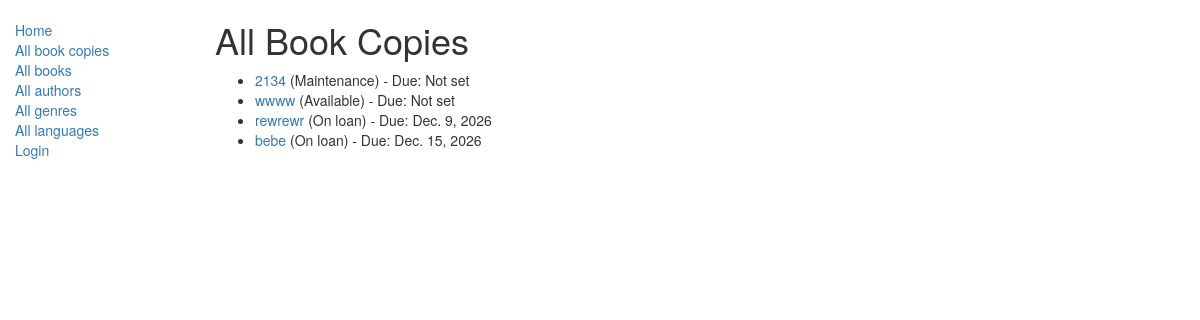
The app's page /catalog/bookinstances/, older data.
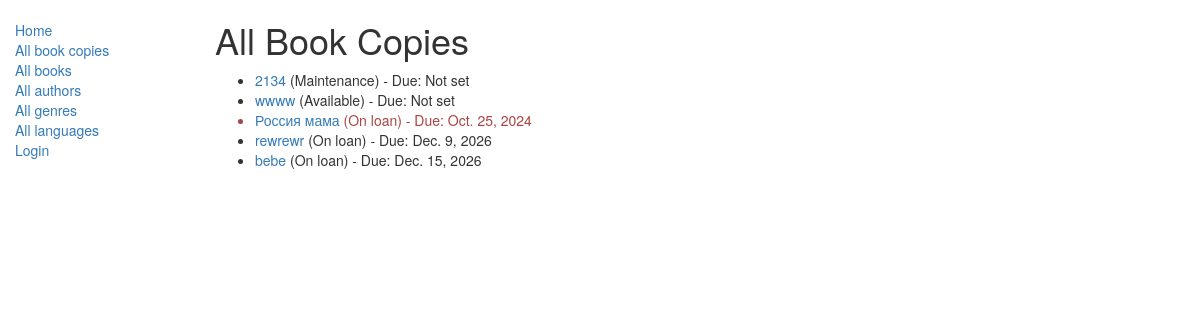
The same page, newer data.
### catalog/models.py (models this page shows, shortened)
class BookInstance(models.Model):
    id = models.UUIDField(primary_key=True, default=uuid.uuid4,
                          help_text="Unique ID for this particular book across whole library")
    book = models.ForeignKey('Book', on_delete=models.SET_NULL, null=True)
    imprint = models.CharField(max_length=200)
    due_back = models.DateField(null=True, blank=True)
    borrower = models.ForeignKey(User, on_delete=models.SET_NULL, null=True, blank=True)
    class Meta:
        permissions = (("can_mark_returned", "Set book as returned"),)
    @property
    def is_overdue(self):
        if self.due_back and date.today() > self.due_back:
            return True
        return False
    LOAN_STATUS = (
        ('m', 'Maintenance'),
        ('o', 'On loan'),
        ('a', 'Available'),
        ('r', 'Reserved'),
    )
    status = models.CharField(max_length=1, choices=LOAN_STATUS, blank=True, default='m',
                              help_text='Book availability')

class Book(models.Model):
    def display_genre(self):
        return ', '.join([genre.name for genre in self.genre.all()[:3]])
    display_genre.short_description = 'Genre'
    title = models.CharField(max_length=200)
    author = models.ForeignKey('Author', on_delete=models.SET_NULL, null=True)
    summary = models.TextField(max_length=1000, help_text="Enter a brief description of the book")
    isbn = models.CharField('ISBN', max_length=13,
                            help_text='13 Character <a href="https://www.isbn-international.org/content/what-isbn">ISBN number</a>')
    genre = models.ManyToManyField(Genre, help_text="Select a genre for this book")

### catalog/views.py (the view)
# urls.py: path('bookinstances/', views.BookInstanceListView.as_view(), name='bookinstances'),
class BookInstanceListView(generic.ListView):
    model = BookInstance
    paginate_by = 10
    queryset = BookInstance.objects.all().order_by('due_back')

### catalog/templates/catalog/bookinstance_list.html
{% extends "base_generic.html" %}
{% block content %}
  <h1>All Book Copies</h1>
  {% if bookinstance_list %}
    <ul>
      {% for inst in bookinstance_list %}
        <li class="{% if inst.is_overdue %}text-danger{% endif %}">
          <a href="{% url 'book-detail' inst.book.pk %}">{{ inst.book.title }}</a>
          ({{ inst.get_status_display }}) - Due: {{ inst.due_back|default:"Not set" }}
        </li>
      {% endfor %}
    </ul>
  {% else %}
    <p>There are no book copies in the library.</p>
  {% endif %}
{% endblock %}

Row changes from the older to the newer data that the page shows:
added BookInstance: book "Россия мама", status "On loan", due_back "Oct. 25, 2024"
